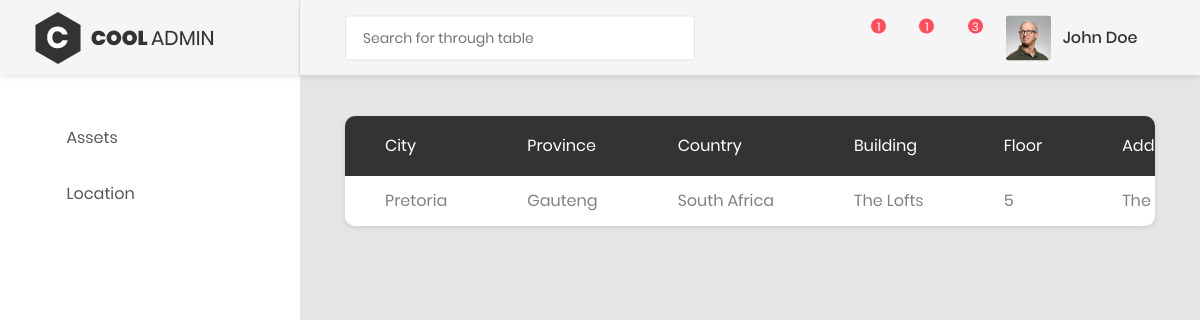
Page /Llist (signed in) on the committed database.
### AMS/models.py (models this page shows, shortened)
class Location(models.Model):
    location_id= models.AutoField(primary_key=True)
    city = models.CharField(max_length=50,validators=[validate_characters],)
    province = models.CharField(max_length=50,validators=[validate_characters],)
    country = models.CharField(max_length=20,validators=[validate_characters],)
    building = models.TextField(max_length=1000, blank=True,validators=[validate_characters],)
    floor =models.CharField(max_length=3,validators=[validate_characters],)
    adress = models.TextField(max_length=200,validators=[validate_characters],)

### AMS/views.py (the view)
# urls.py: url('Llist', LocationList.as_view(), name='Llist'),
class LocationList(LoginRequiredMixin, ListView):
    model = Location
    login_url = '/login/'
    redirect_field_name = 'redirect_to'
    template_name= 'location.html'
    context_object_name = 'locations'
    paginate_by = 10
    queryset = Location.objects.all()

### AMS/template/location.html (shortened to what this page needs)
<!DOCTYPE html>
<html lang="en">
<head>
    {% load static %}
    {% load i18n staticfiles %}
    <link href="{% static 'css/font-face.css' %}" rel="stylesheet" media="all">
    <link href="{% static 'vendor/font-awesome-4.7/css/font-awesome.min.css' %}" rel="stylesheet" media="all">
    <link href="{% static 'vendor/font-awesome-5/css/fontawesome-all.min.css'%}" rel="stylesheet" media="all">
    <link href="{% static 'vendor/mdi-font/css/material-design-iconic-font.min.css'%}" rel="stylesheet" media="all">
    <link href="{% static 'vendor/bootstrap-4.1/bootstrap.min.css' %}" rel="stylesheet" media="all">
    <link href="{% static 'vendor/animsition/animsition.min.css'%}" rel="stylesheet" media="all">
    <link href="{% static 'vendor/bootstrap-progressbar/bootstrap-progressbar-3.3.4.min.css'%}" rel="stylesheet" media="all">
    <link href="{% static 'vendor/wow/animate.css'%}" rel="stylesheet" media="all">
    <link href="{% static 'vendor/css-hamburgers/hamburgers.min.css'%}" rel="stylesheet" media="all">
    <link href="{% static 'vendor/slick/slick.css'%}" rel="stylesheet" media="all">
    <link href="{% static 'vendor/select2/select2.min.css'%}" rel="stylesheet" media="all">
    <link href="{% static 'vendor/perfect-scrollbar/perfect-scrollbar.css'%}" rel="stylesheet" media="all">
    <link href="{% static 'vendor/data-tables/datatables.min.css'%}" rel="stylesheet" media="all">
    <link href="{% static 'vendor/data-tables/dataTables.bootstrap4.min.css'%}" rel="stylesheet" media="all">
    <link href="{% static 'css/theme.css'%}" rel="stylesheet" media="all">
</head>
<body class="animsition">
    <div class="page-wrapper">
        <aside class="menu-sidebar d-none d-lg-block">
            <div class="logo">
                <a href="#">
                    <img src="images/icon/logo.png" alt="Cool Admin" />
                </a>
            </div>
            <div class="menu-sidebar__content js-scrollbar1">
                <nav class="navbar-sidebar">
                    <ul class="list-unstyled navbar__list">
                 <li class="has-sub">
                            <a class="js-arrow" href="#">
                                <i class="fas fa-desktop"></i>Assets</a>
                 </li>
                          <li class="has-sub">
                            <a class="js-arrow" href="#">
                                <i class="fas fa-copy"></i>Location</a>
                       </li>
                    </ul>
                </nav>
            </div>
        </aside>
        <div class="page-container">
            <header class="header-desktop">
                <div class="section__content section__content--p30">
                    <div class="container-fluid">
                        <div class="header-wrap">
                                <input class="au-input au-input--xl" type="text" id="txtSearch"  placeholder="Search for through table" />
                            <div class="header-button">
                                <div class="noti-wrap">
                                    <div class="noti__item js-item-menu">
                                        <i class="zmdi zmdi-comment-more"></i>
                                        <span class="quantity">1</span>
                                    </div>
                                    <div class="noti__item js-item-menu">
                                        <i class="zmdi zmdi-email"></i>
                                        <span class="quantity">1</span>
                                    </div>
                                    <div class="noti__item js-item-menu">
                                        <i class="zmdi zmdi-notifications"></i>
                                        <span class="quantity">3</span>
                                    </div>
                                </div>
                                <div class="account-wrap">
                                    <div class="account-item clearfix js-item-menu">
                                        <div class="image">
                                            <img src="images/icon/avatar-01.jpg" alt="John Doe" />
                                        </div>
                                        <div class="content">
                                            <a class="js-acc-btn" href="#">john doe</a>
                                        </div>
                                    </div>
                                </div>
                            </div>
                        </div>
                    </div>
                </div>
            </header>
            <div class="main-content">
                <div class="section__content section__content--p30">
                    <div class="container-fluid">
                        <div class="table-responsive table--no-card m-b-30">
                            <table class="table table-borderless table-striped table-earning">
                        <thead>
                            <tr>
                                <th>City</th>
                                <th>Province</th>
                                <th>Country</th>
                                <th>Building</th>
                                <th>Floor</th>
                                <th>Address</th>
                            </tr>
                        </thead>
                        <tbody id="searchBody">
                         {% for location in locations %}
                        <tr>
                            <td>{{ location.city }}</td>
                            <td>{{ location.province }}</td>
                            <td>{{ location.country }}</td>
                            <td>{{ location.building }}</td>
                            <td>{{ location.floor }}</td>
                            <td>{{ location.adress }}</td>
                        </tr>
                        {% endfor %}
                    </tbody>
                    </table>
                        </div>
                                </div>
                            </div>
                        </div>
        </div>
    </div>
</body>
</html>

### rows in the picture
Location: city "Pretoria", province "Gauteng", country "South Africa", building "The Lofts", floor "5", adress "The…"
